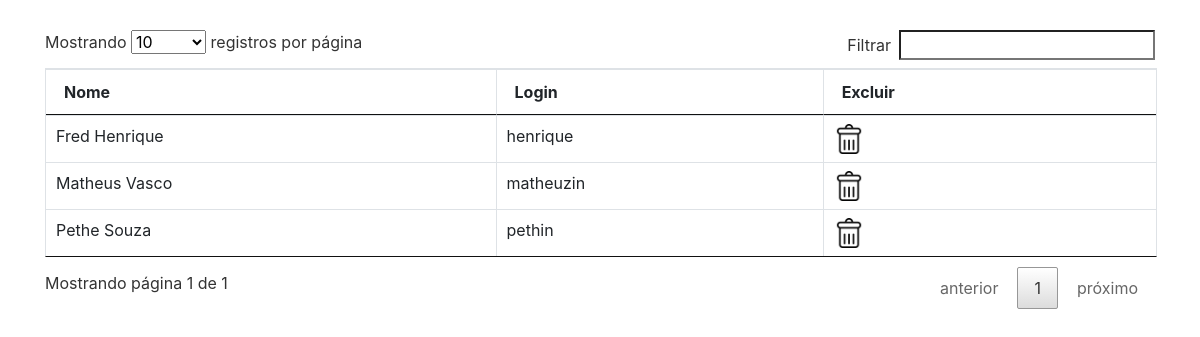
/listagem-prof.php, run on an earlier commit of the app's database.
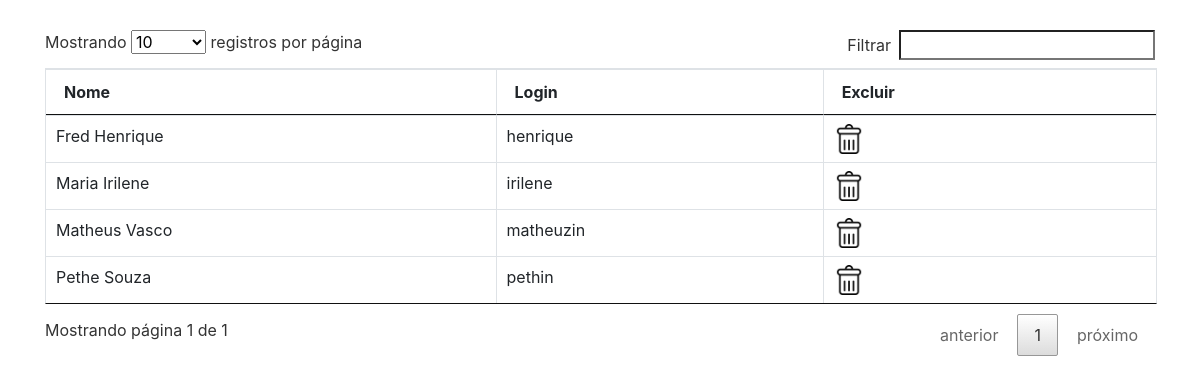
And on a later commit of the database.
### tables this page shows
CREATE TABLE IF NOT EXISTS `professor` (
  `id` int(11) NOT NULL AUTO_INCREMENT,
  `nome` varchar(60) DEFAULT NULL,
  `login` varchar(20) DEFAULT NULL,
  `senha` varchar(32) DEFAULT NULL,
  PRIMARY KEY (`id`)
);

### listagem-prof.php (the view, shortened to what this page needs)
<?php
    require_once 'conexao.php';
?>
<!DOCTYPE html>
<html lang="pt-br">
<head>
    <link rel="stylesheet" href="css/bootstrap.min.css">
    <link rel="stylesheet" href="css/datatable.css">
    <link rel="stylesheet" href="css/dataTables.bootstrap.min.css">
</head>
<body>
<div class="container" style="position:relative;top:30px;">
        <table id="tabela" class="table table-bordered table-hover">
            <thead>
                <tr class="th">
                    <th>Nome</th>
                    <th>Login</th>
                    <th>Excluir</th>
                </tr>
            </thead>
            <tbody>
                <?php
                    $sql = "SELECT * FROM professor";
                    $resultado = mysqli_query($conn, $sql);
                    while($row = mysqli_fetch_array($resultado)):
                ?>
                <tr>
                    <?php $id = $row['id'];?>
                    <td><?php echo utf8_encode($row['nome'])?></td>
                    <td><?php echo utf8_encode($row['login'])?></td>
                    <td><a href="excluir/excluir-prof.php?id=<?php echo $id?>" onclick="return confirm('Tem certeza?')"><img src="img/excluir.png" width="30px;"></a></td>
                </tr>
                <?php
                    endwhile;
                ?>
            </tbody>
        </table>
    </div>
</body>
</html>
</body>
</html>

### css/datatable.css (style rules this page uses)
table.dataTable { width:100%;margin:0 auto;clear:both;border-collapse:separate;border-spacing:0 }
table.dataTable thead th,table.dataTable tfoot th { font-weight:bold }
table.dataTable thead th,table.dataTable thead td { padding:10px 18px;border-bottom:1px solid #111 }
table.dataTable thead .sorting,table.dataTable thead .sorting_asc,table.dataTable thead .sorting_desc,table.dataTable thead .sorting_asc_disabled,table.dataTable thead .sorting_desc_disabled { cursor:pointer;*cursor:hand;background-repeat:no-repeat;background-position:center right }
table.dataTable thead .sorting { background-image:url("../images/sort_both.png") }
table.dataTable thead .sorting_asc { background-image:url("../images/sort_asc.png") }
table.dataTable tbody tr { background-color:#ffffff }
table.dataTable tbody th,table.dataTable tbody td { padding:8px 10px }
table.dataTable.no-footer { border-bottom:1px solid #111 }
table.dataTable,table.dataTable th,table.dataTable td { box-sizing:content-box }

What changed in the data, as far as the page shows it:
added professor: nome "Maria Irilene", login "irilene"
